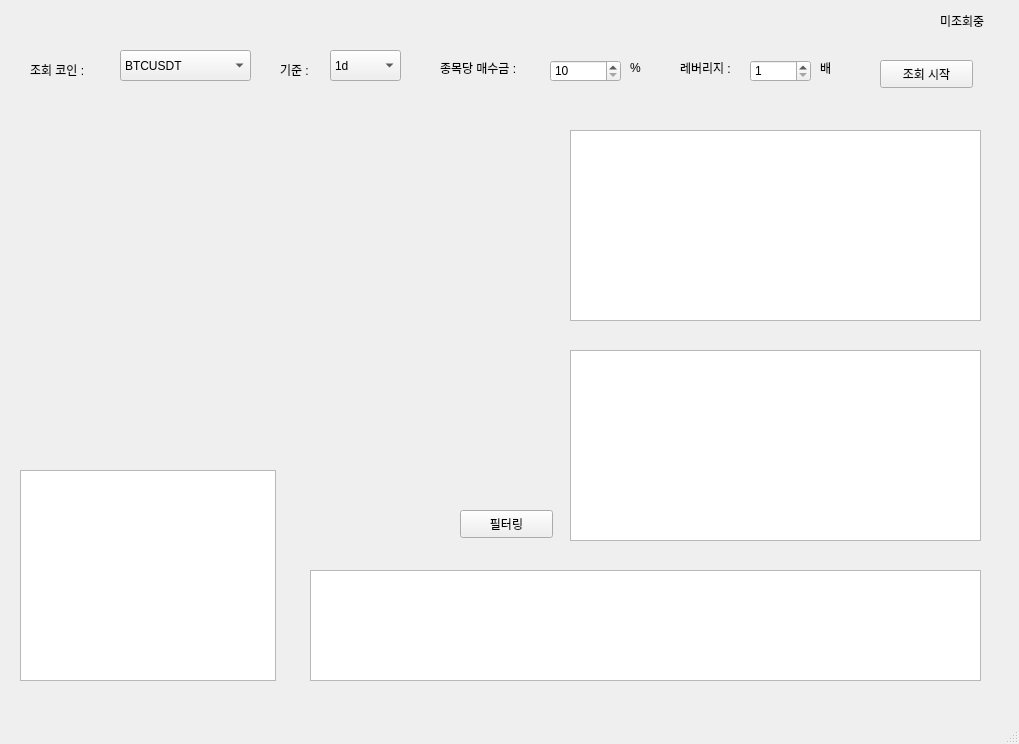
<?xml version="1.0" encoding="UTF-8"?>
<ui version="4.0">
 <class>MainWindow</class>
 <widget class="QMainWindow" name="MainWindow">
  <property name="geometry">
   <rect>
    <x>0</x>
    <y>0</y>
    <width>1019</width>
    <height>744</height>
   </rect>
  </property>
  <property name="windowTitle">
   <string>MainWindow</string>
  </property>
  <widget class="QWidget" name="centralwidget">
   <widget class="QListView" name="PositionListView">
    <property name="geometry">
     <rect>
      <x>310</x>
      <y>570</y>
      <width>671</width>
      <height>111</height>
     </rect>
    </property>
   </widget>
   <widget class="QSpinBox" name="LeverageSpinBox">
    <property name="geometry">
     <rect>
      <x>750</x>
      <y>60</y>
      <width>61</width>
      <height>22</height>
     </rect>
    </property>
    <property name="minimum">
     <number>1</number>
    </property>
    <property name="maximum">
     <number>40</number>
    </property>
   </widget>
   <widget class="QSpinBox" name="AmountSpinBox">
    <property name="geometry">
     <rect>
      <x>550</x>
      <y>60</y>
      <width>71</width>
      <height>22</height>
     </rect>
    </property>
    <property name="minimum">
     <number>10</number>
    </property>
    <property name="maximum">
     <number>90</number>
    </property>
   </widget>
   <widget class="QLabel" name="AmountLabel">
    <property name="geometry">
     <rect>
      <x>440</x>
      <y>60</y>
      <width>121</width>
      <height>16</height>
     </rect>
    </property>
    <property name="text">
     <string>종목당 매수금 :</string>
    </property>
   </widget>
   <widget class="QLabel" name="Label_2">
    <property name="geometry">
     <rect>
      <x>680</x>
      <y>60</y>
      <width>81</width>
      <height>16</height>
     </rect>
    </property>
    <property name="text">
     <string>레버리지 :</string>
    </property>
   </widget>
   <widget class="QLabel" name="Label_3">
    <property name="geometry">
     <rect>
      <x>820</x>
      <y>60</y>
      <width>31</width>
      <height>16</height>
     </rect>
    </property>
    <property name="text">
     <string>배</string>
    </property>
   </widget>
   <widget class="QLabel" name="Label_4">
    <property name="geometry">
     <rect>
      <x>630</x>
      <y>60</y>
      <width>31</width>
      <height>16</height>
     </rect>
    </property>
    <property name="text">
     <string>%</string>
    </property>
   </widget>
   <widget class="QPushButton" name="TradeButton">
    <property name="geometry">
     <rect>
      <x>880</x>
      <y>60</y>
      <width>93</width>
      <height>28</height>
     </rect>
    </property>
    <property name="text">
     <string>조회 시작</string>
    </property>
   </widget>
   <widget class="QComboBox" name="CoinComboBox">
    <property name="geometry">
     <rect>
      <x>120</x>
      <y>50</y>
      <width>131</width>
      <height>31</height>
     </rect>
    </property>
    <item>
     <property name="text">
      <string>BTCUSDT</string>
     </property>
    </item>
    <item>
     <property name="text">
      <string>ADAUSDT</string>
     </property>
    </item>
    <item>
     <property name="text">
      <string>XRPUSDT</string>
     </property>
    </item>
    <item>
     <property name="text">
      <string>ETHUSDT</string>
     </property>
    </item>
   </widget>
   <widget class="QComboBox" name="TimeComboBox">
    <property name="geometry">
     <rect>
      <x>330</x>
      <y>50</y>
      <width>71</width>
      <height>31</height>
     </rect>
    </property>
    <item>
     <property name="text">
      <string>1d</string>
     </property>
    </item>
    <item>
     <property name="text">
      <string>4h</string>
     </property>
    </item>
    <item>
     <property name="text">
      <string>1h</string>
     </property>
    </item>
    <item>
     <property name="text">
      <string>30m</string>
     </property>
    </item>
    <item>
     <property name="text">
      <string>15m</string>
     </property>
    </item>
    <item>
     <property name="text">
      <string>5m</string>
     </property>
    </item>
   </widget>
   <widget class="QLabel" name="Label_5">
    <property name="geometry">
     <rect>
      <x>30</x>
      <y>60</y>
      <width>81</width>
      <height>20</height>
     </rect>
    </property>
    <property name="text">
     <string>조회 코인 :</string>
    </property>
   </widget>
   <widget class="QLabel" name="Label_6">
    <property name="geometry">
     <rect>
      <x>280</x>
      <y>60</y>
      <width>41</width>
      <height>20</height>
     </rect>
    </property>
    <property name="text">
     <string>기준 :</string>
    </property>
   </widget>
   <widget class="QTextBrowser" name="LogTextBrowser">
    <property name="geometry">
     <rect>
      <x>20</x>
      <y>470</y>
      <width>256</width>
      <height>211</height>
     </rect>
    </property>
   </widget>
   <widget class="QWidget" name="verticalLayoutWidget">
    <property name="geometry">
     <rect>
      <x>20</x>
      <y>130</y>
      <width>531</width>
      <height>321</height>
     </rect>
    </property>
    <layout class="QVBoxLayout" name="ChartLayout"/>
   </widget>
   <widget class="QListWidget" name="CoinListWidget">
    <property name="geometry">
     <rect>
      <x>570</x>
      <y>130</y>
      <width>411</width>
      <height>191</height>
     </rect>
    </property>
   </widget>
   <widget class="QListWidget" name="CoinListWidget_2">
    <property name="geometry">
     <rect>
      <x>570</x>
      <y>350</y>
      <width>411</width>
      <height>191</height>
     </rect>
    </property>
   </widget>
   <widget class="QPushButton" name="TradeButton_2">
    <property name="geometry">
     <rect>
      <x>460</x>
      <y>510</y>
      <width>93</width>
      <height>28</height>
     </rect>
    </property>
    <property name="text">
     <string>필터링</string>
    </property>
   </widget>
   <widget class="QLabel" name="StatusLabel">
    <property name="geometry">
     <rect>
      <x>940</x>
      <y>10</y>
      <width>71</width>
      <height>21</height>
     </rect>
    </property>
    <property name="text">
     <string>미조회중</string>
    </property>
   </widget>
  </widget>
  <widget class="QMenuBar" name="menubar">
   <property name="geometry">
    <rect>
     <x>0</x>
     <y>0</y>
     <width>1019</width>
     <height>26</height>
    </rect>
   </property>
  </widget>
  <widget class="QStatusBar" name="statusbar"/>
 </widget>
 <resources/>
 <connections/>
</ui>
